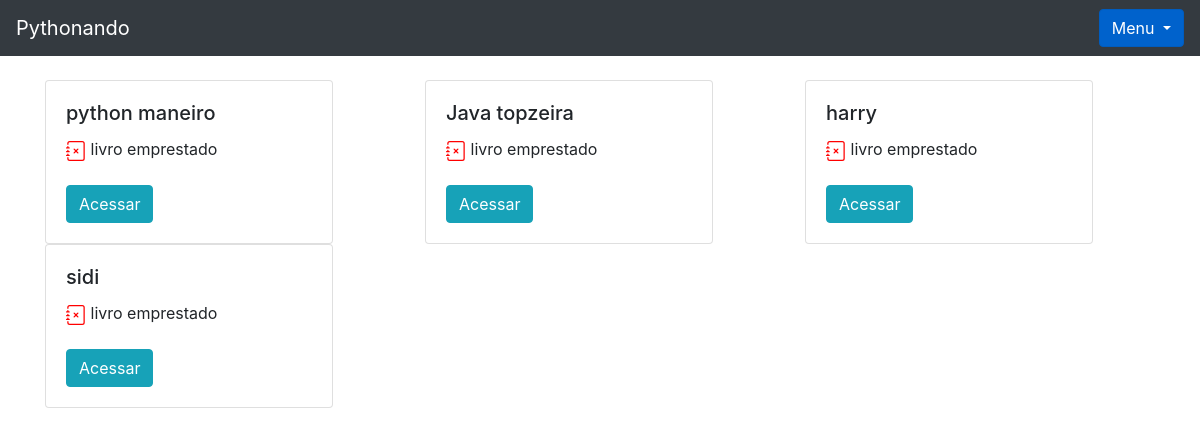
The app's page /livro/home/ (signed in), older data.
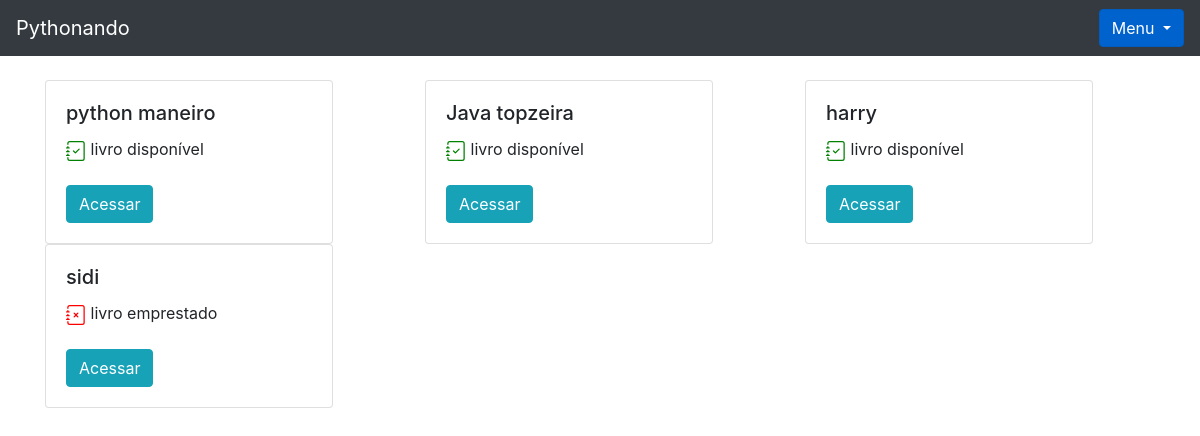
The same page, newer data.
### livro/models.py (models this page shows, shortened)
class Livros(models.Model):
    nome = models.CharField(max_length = 100)
    autor = models.CharField(max_length = 30)
    co_autor = models.CharField(max_length = 30, blank = True, null = True)
    data_cadastro = models.DateField(default = date.today)
    emprestado = models.BooleanField(default=False)
    categoria = models.ForeignKey(Categoria, on_delete=models.DO_NOTHING)
    usuario = models.ForeignKey(Usuario, on_delete=models.DO_NOTHING)
    class Meta:
        verbose_name = 'Livro'

### livro/views.py (the view)
# urls.py: path('home/', views.home, name = 'home'),
def home(request):
    if request.session.get('usuario'):
        usuario = Usuario.objects.get(id = request.session['usuario'])
        status_categoria = request.GET.get('cadastro_categoria')
        livros = Livros.objects.filter(usuario = usuario)
        total_livros = livros.count()
        form = CadastroLivro()
        form.fields['usuario'].initial = request.session['usuario']
        form.fields['categoria'].queryset = Categoria.objects.filter(usuario = usuario)
        form_categoria = CategoriaLivro()
        usuarios = Usuario.objects.all()
        livros_emprestar = Livros.objects.filter(usuario = usuario).filter(emprestado = False)
        livros_emprestados = Livros.objects.filter(usuario = usuario).filter(emprestado = True)
        return render(request, 'home.html', {'livros': livros, 'usuario_logado': request.session.get('usuario'), 'form': form, 'status_categoria': status_categoria, 'form_categoria': form_categoria, 'usuarios': usuarios, 'livros_emprestar': livros_emprestar,'total_livro': total_livros, 'livros_emprestados': livros_emprestados,})
    else:
        return redirect('/auth/login/?status=2')

### livro/models.py (called while the page is built)
    def __str__(self) -> str:
        return self.nome

### livro/templates/home.html (shortened to what this page needs)
{% extends 'base.html' %}
{% block 'conteudo' %}
<div class="container">
    <br>
      <div class="row">
        {% for livro in livros %}
            <div class="col-md">
                <div class="card" style="width: 18rem;">
                    <div class="card-body">
                      <h5 class="card-title">{{livro.nome}}</h5>
                      {% if livro.emprestado %}
                        livro emprestado
                      {% else %}
                        livro disponível
                      {% endif %}
                        <br>
                        <br>
                      <a href="{% url 'ver_livros' livro.id %}" class="btn btn-info">Acessar</a>
                    </div>
                </div>
            </div>
        {% endfor %}
      </div>
    </div>
{% endblock %}

Row changes from the older to the newer data that the page shows:
changed Livros "python maneiro": emprestado "livro emprestado" → "livro disponível"
changed Livros "Java topzeira": emprestado "livro emprestado" → "livro disponível"
changed Livros "harry": emprestado "livro emprestado" → "livro disponível"
